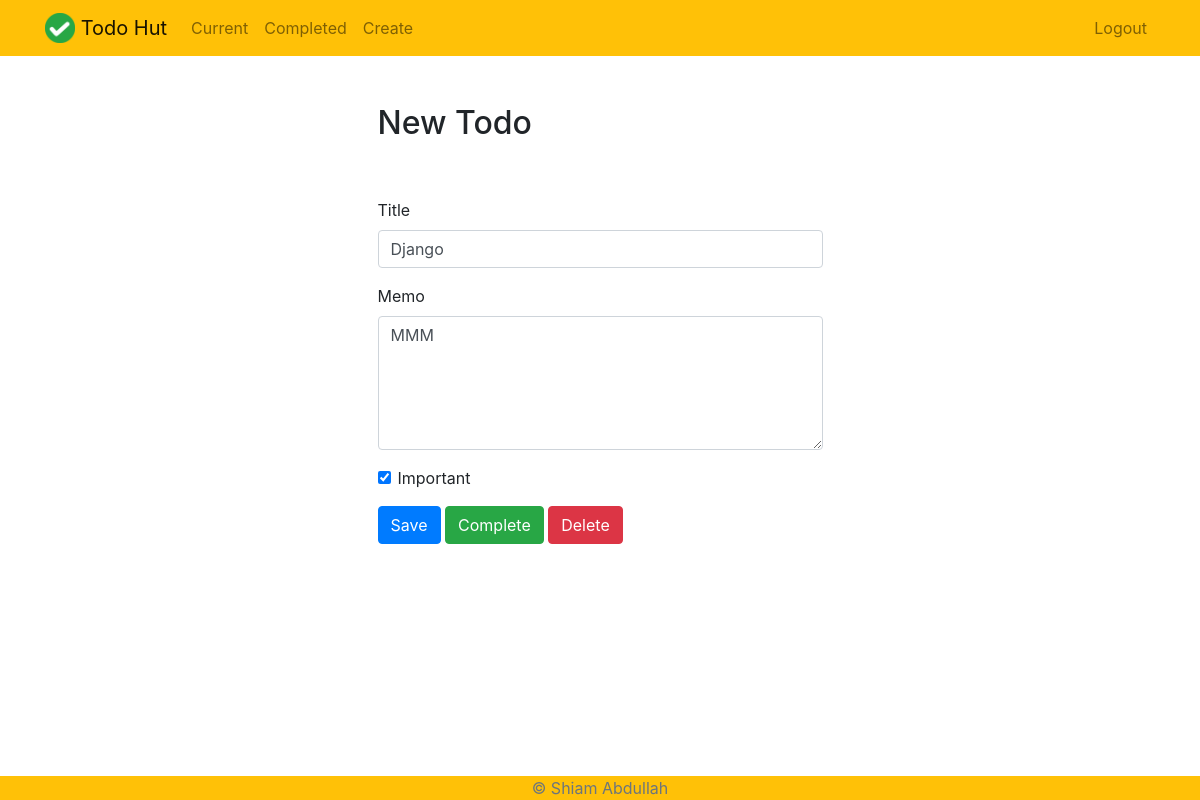
The app's page /todo/11/ (signed in) with its own data.
### todo/models.py (models this page shows, shortened)
class Todo (models.Model):
    title= models.CharField(max_length=50)
    memo= models.TextField(blank=True)
    createdAt = models.DateTimeField(auto_now_add=True)
    completedAt = models.DateTimeField(null=True, blank=True)
    important = models.BooleanField(default=False)
    todoCreator = models.ForeignKey(User, on_delete=models.CASCADE)
    class Meta:
        ordering= ['-createdAt']
        verbose_name= "Todo Lists"

### todo/views.py (the view, shortened to what this page needs)
# urls.py: path('todo/<int:id>/', views.viewTodo, name='viewTodo'),
@login_required
def viewTodo(request, id):
    todo = get_object_or_404(Todo, pk=id, todoCreator=request.user)
    if request.method == 'GET':
        form = TodoForm(instance=todo)
        return render(request, 'todo/viewtodo.html', {'todo': todo, 'form':form})

### todo/forms.py
class TodoForm(ModelForm):
    class Meta:
        model = Todo
        fields = ['title', 'memo', 'important']

### todo/templates/todo/viewtodo.html (shortened to what this page needs)
{% extends "todo/base.html" %} {% block content %}
<div class="row justify-content-center mt-5">
  <div class="col-md-5">
    <h2>New Todo</h2>
  </div>
</div>
<div class="row justify-content-center mt-5">
  <div class="col-md-5">
    <form method="POST">
      <div class="form-group">
        <label for="title">Title</label>
        <input
          type="text"
          name="title"
          class="form-control"
          id="title"
          value="{{ todo.title }}"
          required
        />
      </div>
      <div class="form-group">
        <label for="memo">Memo</label>
        <textarea name="memo" rows="5" class="form-control" id="memo">
{{ todo.memo }}</textarea
        >
      </div>
      <div class="form-group form-check">
        <input
          type="checkbox"
          name="important"
          class="form-check-input"
          id="important"
          {% if todo.important %}
          checked
          {%endif%}
        />
        <label class="form-check-label" for="important">Important</label>
      </div>
      <button type="submit" class="btn btn-primary">Save</button>
      <button
        type="button"
        class="btn btn-success"
        onclick="$('#complete').click()"
      >
        Complete
      </button>
      <button
        type="button"
        class="btn btn-danger"
        onclick="$('#delete').click()"
      >
        Delete
      </button>
    </form>
  </div>
</div>
{% endblock %}

### records on screen
Todo: title "Django", memo "MMM", important "☑"
